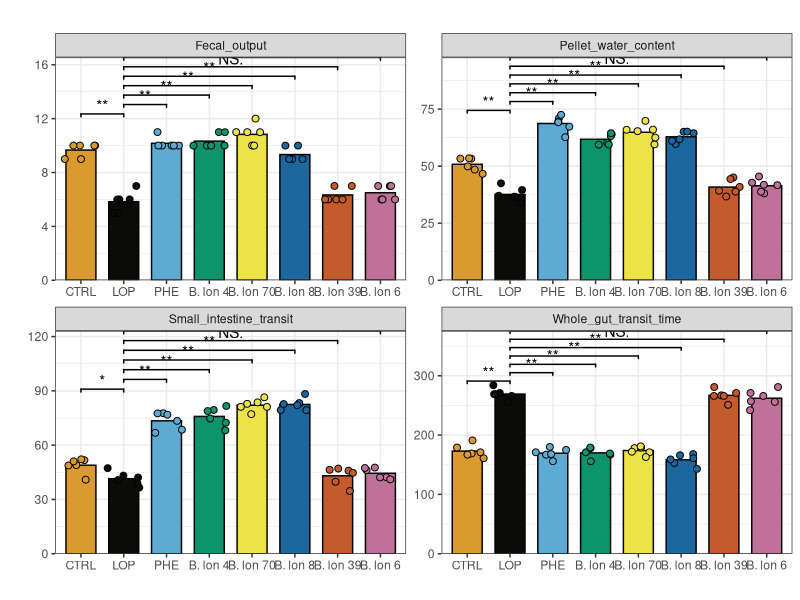

Write R code to recreate this figure.
####Fig 1B####
library(ggplot2)
library(ggsignif)
library(forcats)
library(ggsci)
df <- read.table("exp_1.txt",header = T,sep="\t",na.strings = "NA")
compaired <- list(c("CTRL","LOP"),c("LOP","PHE"),c("LOP","B. lon 4"),c("LOP","B. lon 70"),c("LOP","B. lon 8"),c("LOP","B. lon 39"),c("LOP","B. lon 6"))  
df$group <- fct_inorder(df$group)
ggplot(df, aes(y=value, x=group))+ facet_wrap(~index,scales="free") + 
  geom_bar(aes(fill=group), position=position_dodge(1),stat="summary",width=0.7,colour = "black")+
  theme_bw()+
  theme(legend.direction = "horizontal", legend.position = "none", axis.text.x = element_text(angle = 0))+
  labs(title = "", y=" ", x = "")+
  scale_y_continuous(expand = c(0,0))+
  geom_jitter(data = df,  aes(fill=group, y=value, x=group),size = 2, shape = 21)+
  stat_summary(fun.data = 'mean_sdl', geom = "errorbar", colour = "black",
               width = 0.2,position = position_dodge(1))+
  geom_signif(comparisons = compaired,step_increase = 0.1,map_signif_level = T,test = wilcox.test) + 
  scale_fill_manual(values = c('#db9a2f','#0b0b09','#5dabd3','#0e946a','#ece34a','#1c689e','#c45b2d','#bf7199')) +
scale_fill_manual(values = c('#db9a2f','#0b0b09','#5dabd3','#0e946a','#ece34a','#1c689e','#c45b2d','#bf7199'))